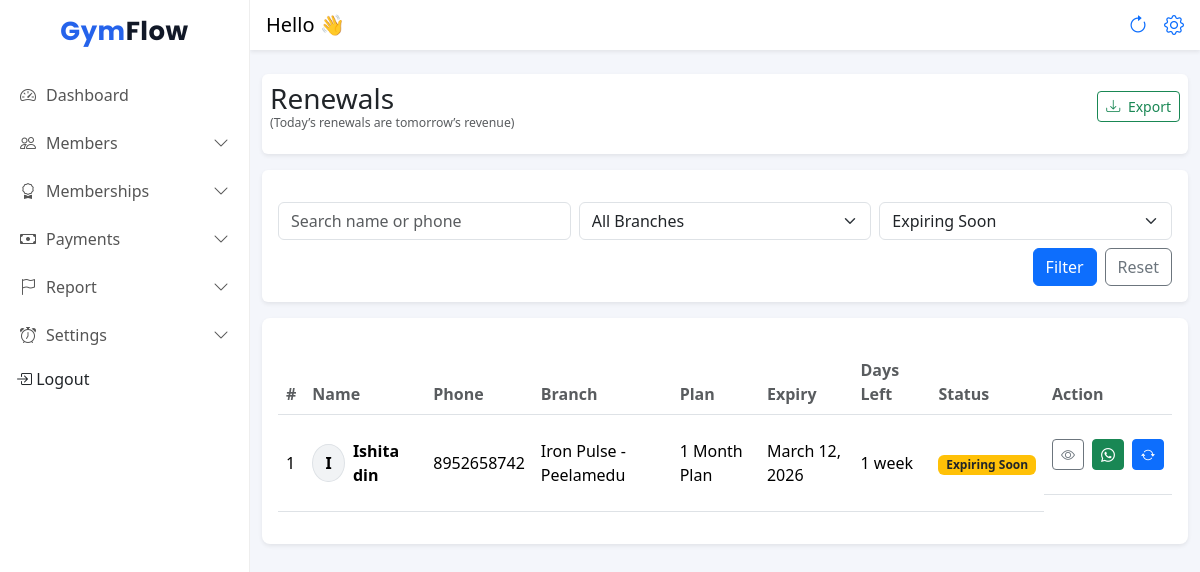
Page /renewals/ (signed in) on the committed database.
### frontend/models.py (models this page shows, shortened)
class Member(models.Model):
    STATUS_CHOICES = (
        ('active', 'Active'),
        ('expiring', 'Expiring Soon'),
        ('expired', 'Expired'),
    )
    is_deleted = models.BooleanField(default=False)
    gym = models.ForeignKey(Gym, on_delete=models.CASCADE, related_name="members")
    branch = models.ForeignKey(Branch, on_delete=models.CASCADE, related_name="members")
    name = models.CharField(max_length=100)
    phone = models.CharField(max_length=15)
    join_date = models.DateField(default=date.today)
    photo = models.ImageField(upload_to="members/", blank=True, null=True)
    plan = models.ForeignKey(MembershipPlan, on_delete=models.SET_NULL, null=True, blank=True)
    start_date = models.DateField(null=True)
    expiry_date = models.DateField()
    security_deposit = models.DecimalField(max_digits=10, decimal_places=2, default=0)
    status = models.CharField(max_length=10, choices=STATUS_CHOICES, default='active')
    created_at = models.DateTimeField(auto_now_add=True)
    def __str__(self):
        return f"{self.name} ({self.branch.name})"

class Branch(models.Model):
    gym = models.ForeignKey(Gym, on_delete=models.CASCADE, related_name="branches")
    name = models.CharField(max_length=100)
    address = models.TextField(blank=True)
    phone = models.CharField(max_length=15, blank=True)
    created_at = models.DateTimeField(auto_now_add=True)
    class Meta:
        unique_together = ('gym', 'name')  # same gym can't have 2 branches with same name
    def __str__(self):
        return f"{self.name} - {self.gym.name}"

class MembershipPlan(models.Model):
    branch = models.ForeignKey(Branch, on_delete=models.CASCADE, related_name="plans")
    name = models.CharField(max_length=50)  # Monthly / Quarterly
    duration_days = models.PositiveIntegerField()
    start_date = models.DateField(null=True)
    end_date = models.DateField(null=True)
    price = models.DecimalField(max_digits=8, decimal_places=2)
    is_active = models.BooleanField(default=True)
    created_at = models.DateTimeField(auto_now_add=True)
    class Meta:
        unique_together = ('branch', 'name')  # same branch can't have same plan name twice

### frontend/views.py (the view)
# urls.py: path("renewals/", renewals_page, name="renewals_page"),
@login_required
@owner_or_trainer
def renewals_page(request):
    gym = request.user.gym
    update_member_statuses(gym)
    today = timezone.localdate()
    q = request.GET.get("q", "").strip()
    branch_id = request.GET.get("branch", "").strip()
    status = request.GET.get("status", "expiring").strip()
    members = Member.objects.filter(gym=gym , is_deleted=False).select_related("branch", "plan")
    if q:
        members = members.filter(Q(name__icontains=q) | Q(phone__icontains=q))
    if branch_id:
        members = members.filter(branch_id=branch_id)
    expiring_limit = today + timedelta(days=7)
    if status == "expired":
        members = members.filter(expiry_date__lt=today)
    elif status == "expiring":
        members = members.filter(expiry_date__gte=today, expiry_date__lte=expiring_limit)
    elif status == "active":
        members = members.filter(expiry_date__gt=expiring_limit)
    elif status == "all":
        pass
    branches = Branch.objects.filter(gym=gym).order_by("name")
    context = {
        "members": members.order_by("expiry_date"),
        "branches": branches,
        "q": q,
        "branch_id": branch_id,
        "status": status,
        "today": today,
        "expiring_limit": expiring_limit,
    }
    print(context)
    return render(request, "renewals.html", context)

### frontend/views.py (called while the page is built)
def update_member_statuses(gym):
    today = timezone.localdate()
    expiring_limit = today + timedelta(days=7)
    Member.objects.filter(
        gym=gym,
        expiry_date__lt=today
    ).exclude(status="expired").update(status="expired")
    Member.objects.filter(
        gym=gym,
        expiry_date__gte=today,
        expiry_date__lte=expiring_limit
    ).exclude(status="expiring").update(status="expiring")
    Member.objects.filter(
        gym=gym,
        expiry_date__gt=expiring_limit
    ).exclude(status="active").update(status="active")

### frontend/templates/renewals.html (shortened to what this page needs)
{% extends "base.html" %}
{% block content %}
<div class="container-fluid mt-4">
<div class="card shadow-sm border-0 mb-3 py-2 px-2">
  <div class="d-flex justify-content-between align-items-center mb-3">
    <h3 class="mb-0">Renewals
    <span style="font-size: 14px;">
        <p class="text-muted small mb-0">(Today’s renewals are tomorrow’s revenue)</p>
    </span>
    </h3>
    <button class="btn btn-outline-success btn-sm" id="exportCsv">
      <i class="bi bi-download me-1"></i> Export
  </button>
  </div>
</div>
  <form method="get">
    <div class="card shadow-sm border-0 mb-3 pt-3">
      <div class="card-body">
        <div class="row g-2">
          <div class="col-12 col-md-4">
            <input type="text"
                   name="q"
                   value="{{ q }}"
                   class="form-control"
                   placeholder="Search name or phone">
          </div>
          <div class="col-12 col-md-4">
            <select name="branch" class="form-select">
              <option value="">All Branches</option>
            </select>
          </div>
          <div class="col-12 col-md-4">
            <select name="status" class="form-select">
              <option value="expiring" {% if status == "expiring" %}selected{% endif %}>Expiring Soon</option>
            </select>
          </div>
          <div class="col-12 d-flex justify-content-end gap-2 mt-2">
            <button type="submit" class="btn btn-primary">Filter</button>
            <a class="btn btn-outline-secondary" href="{% url 'renewals_page' %}">Reset</a>
          </div>
        </div>
      </div>
    </div>
  </form>
  <div class="card shadow-sm border-0 rounded-3 pt-3 pb-3">
    <div class="card-body">
      <div class="table-responsive">
        <table class="table table-hover table-hover align-middle" id="renewalsTable">
          <thead>
            <tr>
              <th class="fw-semibold text-muted">#</th>
              <th class="fw-semibold text-muted">Name</th>
              <th class="fw-semibold text-muted">Phone</th>
              <th class="fw-semibold text-muted">Branch</th>
              <th class="fw-semibold text-muted">Plan</th>
              <th class="fw-semibold text-muted">Expiry</th>
              <th class="fw-semibold text-muted">Days Left</th>
              <th class="fw-semibold text-muted">Status</th>
              <th class="fw-semibold text-muted">Action</th>
            </tr>
          </thead>
          <tbody>
            {% for m in members %}
            {% with days_left=m.expiry_date|timeuntil:today %}
            <tr>
              <td class="py-4 ">{{ forloop.counter }}</td>
              <td>
                <div class="d-flex align-items-center gap-2">
                  {% if m.photo %}
                  <img src="{{ m.photo.url }}" alt="{{ m.name }}" width="42" height="42"
                      class="rounded-circle border" style="object-fit: cover;">
                  {% else %}
                  <div class="rounded-circle border d-flex align-items-center justify-content-center"
                      style="width:38px;height:38px;background:#f1f3f5;font-weight:600;">
                      {{ m.name|slice:":1"|upper }}
                  </div>
                  {% endif %}
                  <div class="fw-semibold">{{ m.name }}</div>
              </div>
              </td>
              <td class="py-4 ">{{ m.phone }}</td>
              <td class="py-4 ">{{ m.branch.name }}</td>
              <td class="py-4 ">{% if m.plan %}{{ m.plan.name }}{% else %}-{% endif %}</td>
              <td class="py-4 ">{{ m.expiry_date }}</td>
              <td class="py-4 ">
                {% if m.expiry_date < today %}
                  <span class="text-danger fw-bold">
                    Expired
                  </span>
                {% else %}
                  {{ m.expiry_date|timeuntil:today }}
                {% endif %}
              </td>
              <td class="py-4 ">
                {% if m.expiry_date < today %}
                  <span class="badge bg-danger">Expired</span>
                {% elif m.expiry_date <= expiring_limit %}
                  <span class="badge bg-warning text-dark">Expiring Soon</span>
                {% else %}
                  <span class="badge bg-success">Active</span>
                {% endif %}
              </td>
              <td class="d-flex gap-2 py-4">
                <button type="button" class="btn btn-outline-secondary btn-sm"
                        onclick="openMemberDetails('{{ m.id }}')">
                        <i class="bi bi-eye"></i>
                </button>
                <a class="btn btn-success btn-sm"
                   target="_blank"
                   href="https://wa.me/91{{ m.phone }}?text=Hello%20{{ m.name }}%20👋,%20your%20gym%20membership%20will%20expire%20on%20{{ m.expiry_date }}.%20Please%20renew%20to%20continue%20your%20training%20💪">
                   <i class="bi bi-whatsapp"></i>
                </a>
                <button type="button" class="btn btn-primary btn-sm"
                        onclick="openRenewModal('{{ m.id }}')">
                        <i class="bi bi-arrow-repeat"></i>
                </button>
              </td>
            </tr>
            {% endwith %}
            {% empty %}
            <tr>
              <td colspan="9" class="text-center">No renewals found</td>
            </tr>
            {% endfor %}
          </tbody>
        </table>
      </div>
    </div>
  </div>
</div>
{% endblock %}

### frontend/static/css/dashboard.css (style rules this page uses)
body { background-color: #f5f7fb; overflow-x: hidden; }
.table { margin-bottom: 0; }

### frontend/templates/base.html (style rules this page uses)
body { background: #f4f6fb; }

### rows in the picture
Member: name "I", name "Ishita din", phone "8952658742", branch.name "Iron Pulse - Peelamedu", plan.name "1 Month Plan", expiry_date "March 12, 2026", expiry_date "1 week", shows "Expiring Soon"
